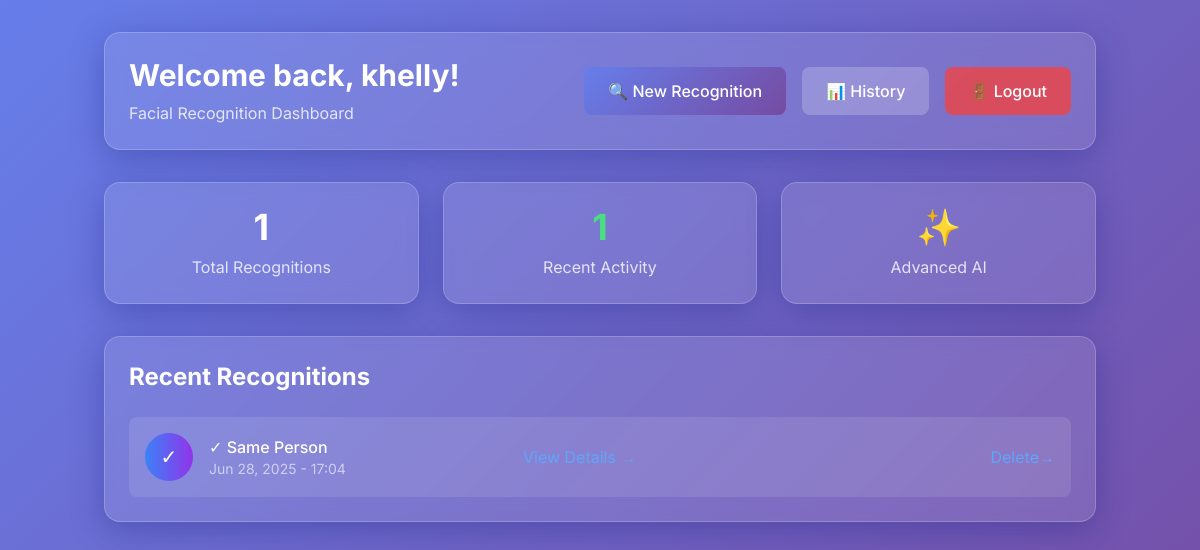
The app's page /home/ (signed in), older data.
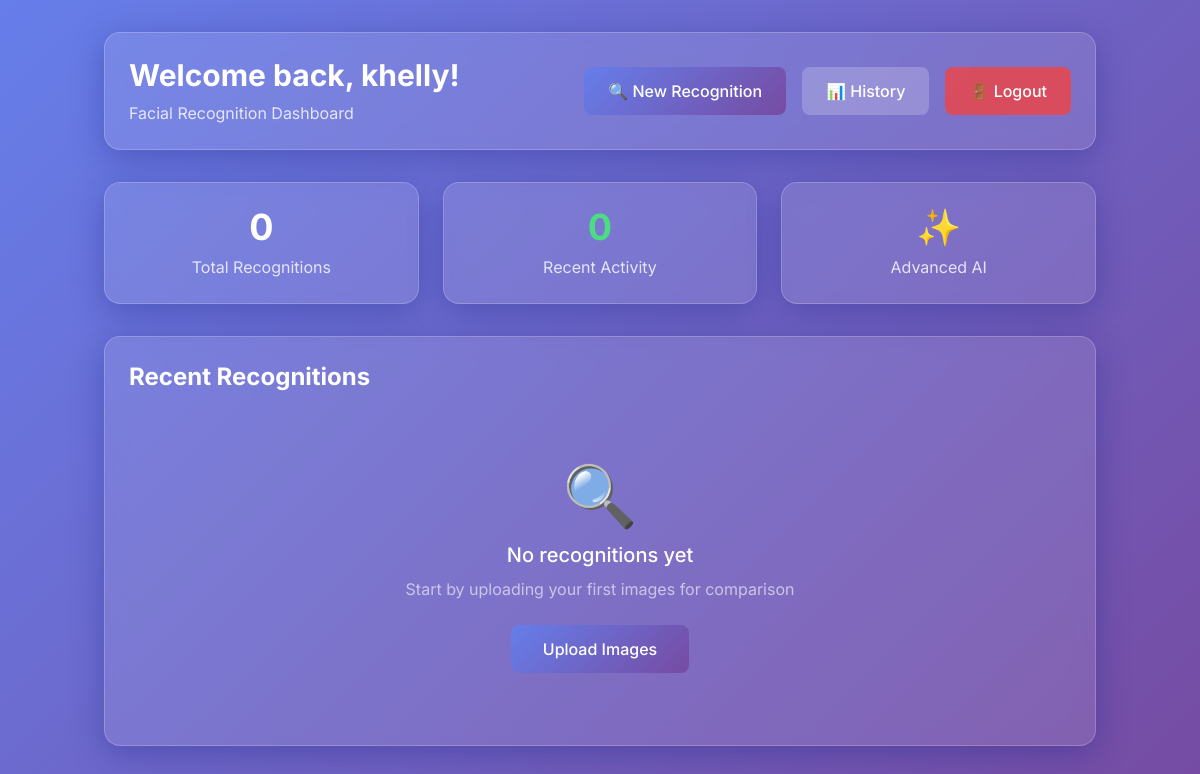
The same page, newer data.
### facial/models.py (models this page shows, shortened)
class FacialRecognition(models.Model):
    COMPARISON_CHOICES = [
        ('same', 'Same Person'),
        ('different', 'Different Person'),
        ('no_face', 'No Face Detected'),
        ('error', 'Error Occurred'),
        ('pending', 'Pending'),
    ]
    user = models.ForeignKey(User, on_delete=models.CASCADE, related_name='facial_recognition')
    image_1 = models.ImageField(upload_to='facial_recognition_images/')
    image_2 = models.ImageField(upload_to='facial_recognition_images/')
    comparison_result = models.CharField(
        max_length=20,
        choices=COMPARISON_CHOICES,
        default='pending',
        help_text="Result of the facial recognition comparison"
    )
    result_details = models.TextField(
        blank=True,
        null=True,
        help_text="Additional details about the comparison result"
    )
    created_at = models.DateTimeField(auto_now_add=True)
    updated_at = models.DateTimeField(auto_now=True)
    class Meta:
        verbose_name = "Facial Recognition"
        verbose_name_plural = "Facial Recognitions"
        ordering = ['-created_at']
    def get_result_display(self):
        result_map = {
            'same': '✓ Same Person',
            'different': '✗ Different Person',
            'no_face': '⚠ No Face Detected',
            'error': '❌ Error Occurred',
            'pending': '⏳ Pending'
        }
        return result_map.get(self.comparison_result, 'Unknown')

### facial/views.py (the view)
# urls.py: 2. Add a URL to urlpatterns:  path('', views.home, name='home')
@login_required
def home(request):
    recent_recognitions = FacialRecognition.objects.filter(user=request.user).order_by('-created_at')[:5]
    context = {
        'recent_recognitions': recent_recognitions,
        'total_recognitions': FacialRecognition.objects.filter(user=request.user).count()
    }
    return render(request, 'facial/home.html', context)

### facial/templates/facial/home.html (shortened to what the changed rows need)
{% load static %}
<!DOCTYPE html>
<html lang="en">
<head>
    <script src="https://cdn.tailwindcss.com"></script>
    <link href="{% static 'css/index.css' %}" rel="stylesheet" />
</head>
<body>
<div id="home-template" class="template-section">
    <div class="min-h-screen py-8">
        <div class="container mx-auto px-4">
            <div class="glass-card rounded-2xl p-6 mb-8">
                <div class="flex flex-col md:flex-row justify-between items-center">
                    <div>
                        <h1 class="text-3xl font-bold text-white mb-2">Welcome back, {{ user.username }}!</h1>
                    </div>
                </div>
            </div>
            <div class="grid grid-cols-1 md:grid-cols-3 gap-6 mb-8">
                <div class="glass-card rounded-2xl p-6 text-center">
                    <div class="text-4xl font-bold text-white mb-2">{{ total_recognitions }}</div>
                    <div class="text-white/80">Total Recognitions</div>
                </div>
                <div class="glass-card rounded-2xl p-6 text-center">
                    <div class="text-4xl font-bold text-green-400 mb-2">
                        {{ recent_recognitions|length }}
                    </div>
                    <div class="text-white/80">Recent Activity</div>
                </div>
            </div>
            <div class="glass-card rounded-2xl p-6">
                <h2 class="text-2xl font-bold text-white mb-6">Recent Recognitions</h2>
                {% if recent_recognitions %}
                    <div class="space-y-4">
                        {% for recognition in recent_recognitions %}
                        <div class="bg-white/10 rounded-lg p-4 hover:bg-white/20 transition-colors">
                            <div class="flex items-center justify-between">
                                <div class="flex items-center space-x-4">
                                    <div class="w-12 h-12 bg-gradient-to-r from-blue-500 to-purple-600 rounded-full flex items-center justify-center">
                                        {% if recognition.comparison_result == 'same' %}
                                            <span class="text-white text-xl">✓</span>
                                        {% elif recognition.comparison_result == 'different' %}
                                            <span class="text-white text-xl">✗</span>
                                        {% elif recognition.comparison_result == 'no_face' %}
                                            <span class="text-white text-xl">⚠</span>
                                        {% else %}
                                            <span class="text-white text-xl">❌</span>
                                        {% endif %}
                                    </div>
                                    <div>
                                        <div class="text-white font-medium">{{ recognition.get_result_display }}</div>
                                        <div class="text-white/60 text-sm">{{ recognition.created_at|date:"M d, Y - H:i" }}</div>
                                    </div>
                                </div>
                                <a href="{% url 'facial_recognition_detail' recognition.pk %}" class="text-blue-400 hover:text-blue-300 transition-colors">
                                </a>
                                <br>
                                <a href="{% url 'delete-recognition' recognition.pk %}" class="text-blue-400 hover:text-blue-300 transition-colors">
                                    Delete→
                                </a>
                            </div>
                        </div>
                        {% endfor %}
                    </div>
                {% else %}
                    <div class="text-center py-12">
                        <div class="text-6xl mb-4">🔍</div>
                        <h3 class="text-xl font-medium text-white mb-2">No recognitions yet</h3>
                        <p class="text-white/60 mb-6">Start by uploading your first images for comparison</p>
                        <a href="{% url 'upload_images' %}" class="btn-primary text-white px-8 py-3 rounded-lg font-medium inline-block">
                            Upload Images
                        </a>
                    </div>
                {% endif %}
            </div>
        </div>
    </div>
</div>
</body>
</html>

Row changes from the older to the newer data that the page shows:
removed FacialRecognition: result "✓ Same Person", created_at "Jun 28, 2025 - 17:04"
Text that changed along with them:
{{ total_recognitions }}: "1" → "0"
{{ recent_recognitions|length }}: "1" → "0"
text now shown: "🔍 No recognitions yet Start by uploading your first images for comparison Upload Images"
